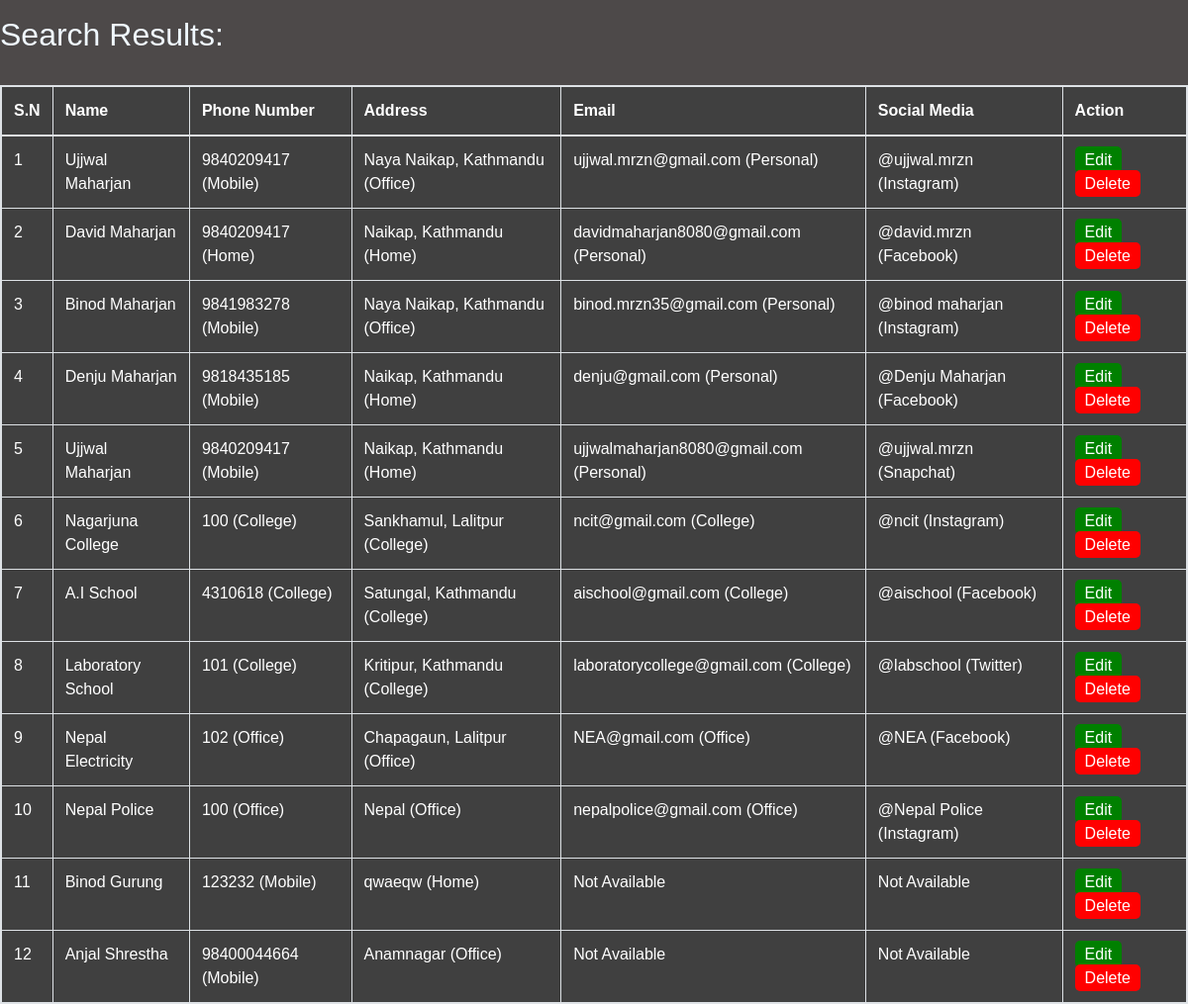
The app's page /all/ (signed in), older data.
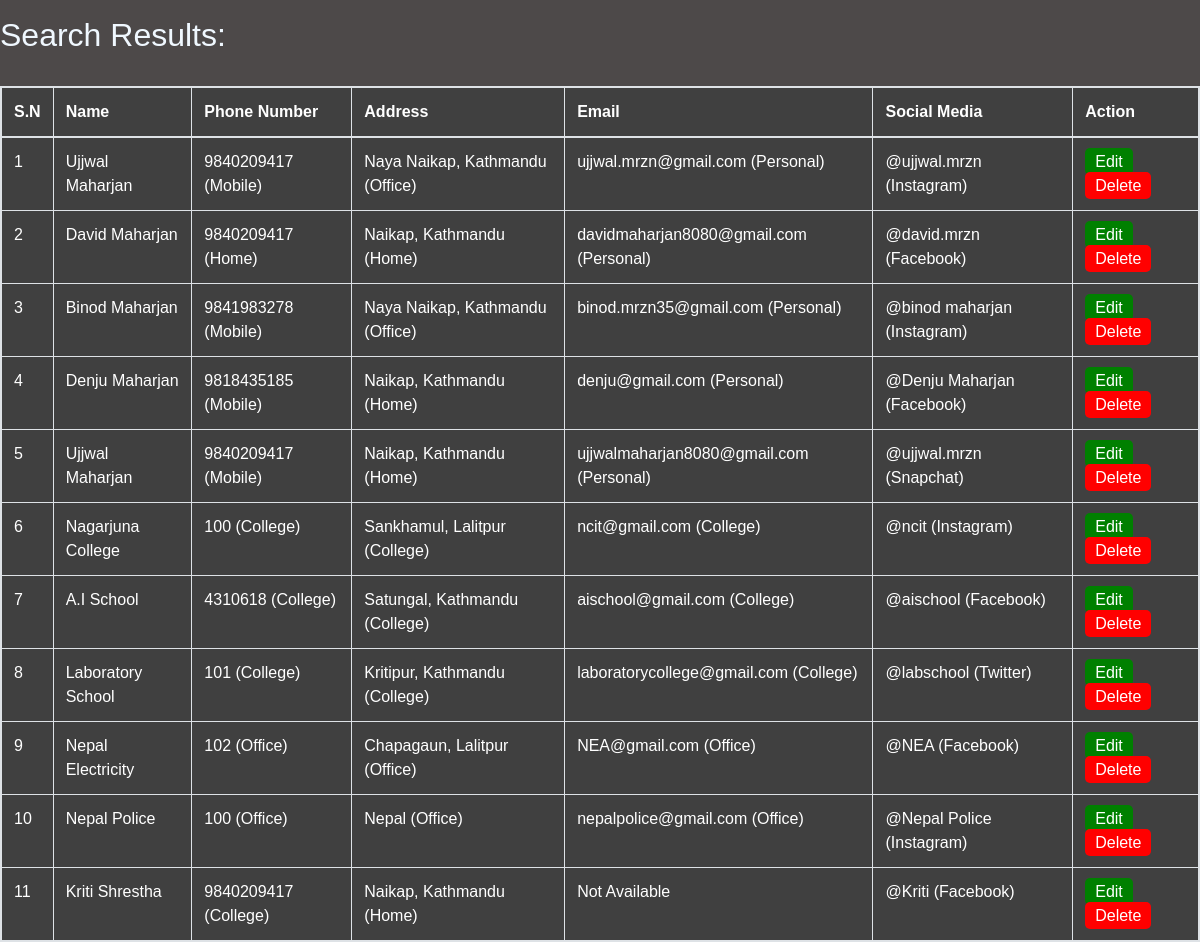
The same page, newer data.
### accounts/models.py (models this page shows, shortened)
class Person(models.Model):
    id = models.AutoField(primary_key=True)
    first_name = models.CharField(max_length=20 , null=True)
    last_name = models.CharField(max_length=15 , null=True)
    phone = models.ForeignKey(Phone, null=True , on_delete= models.SET_NULL)
    address = models.ForeignKey(Address, null=True , on_delete= models.SET_NULL)
    email = models.ForeignKey(Email, null=True , on_delete= models.SET_NULL)
    media = models.ForeignKey(SocialMedia, null=True , on_delete= models.SET_NULL)

class Phone(models.Model):
    TYPE = (
        ('Home' , 'Home'),
        ('Mobile' , 'Mobile'),
        ('Office' , 'Office'),
        ('College' , 'College'),
    )
    Number = models.IntegerField( null=True )
    Number_type = models.CharField(max_length=200 , null=True , choices=TYPE )

class Address(models.Model):
    TYPE = (
        ('Home' , 'Home'),
        ('Office' , 'Office'),
        ('College' , 'College')
    )
    Address = models.CharField(max_length=200 , null=True)
    Address_type= models.CharField(max_length=200 , null=True , choices=TYPE )
    def __str__(self):
        return str(self.Address)

class Email(models.Model):
    TYPE = (
        ('Home' , 'Home'),
        ('Personal' , 'Personal'),
        ('Office' , 'Office'),
        ('College' , 'College')
    )
    email = models.CharField(max_length=200 , null=True)
    email_type = models.CharField(max_length=200 , null=True , choices=TYPE )

class SocialMedia(models.Model):
    APP = (
        ('Facebook' , 'Facebook'),
        ('Instagram' , 'Instagram'),
        ('Twitter' , 'Twitter'),
        ('Linkdin' , 'Linkdlin'),
        ('Snapchat' , 'Snapchat'),
        ('WeChat' , 'WeChat'),
        ('Discord' , 'Discord'),
    )
    User_Name = models.CharField(max_length=200 , null=True)
    Linked_App = models.CharField(max_length=200 , null=True , choices=APP )

### accounts/views.py (the view)
# urls.py: path('all/', views.all),
@login_required(login_url='login')
def all(request):
    per = Person.objects.all()
    return render(request, 'accounts/all.html' , {'per' : per})

### accounts/templates/accounts/all.html (shortened to what this page needs)
{% extends 'accounts/search.html' %}
{% block content %}
<div class="cointainer my-3">
    <h2>Search Results:</h2>
<br>
        <div class="table table-bordered">
            <table>
                    <thead-light>
                    <tr>
                        <th scope="col">S.N</th>
                        <th scope="col">Name</th>
                        <th scope="col">Phone Number</th>
                        <th scope="col">Address</th>
                        <th scope="col">Email</th>
                        <th scope="col">Social Media</th>
                        <th scope="col">Action</th>
                    </tr>
                <tbody>
                    {% for person in per %}
                    <tr>
                        <td>
                            {{ forloop.counter }}
                        </td>
                        <td>
                            {% if person.first_name and person.last_name %}
                                {{ person.first_name }} {{ person.last_name }}
                            {% else %}
                               Not Available
                            {% endif %}
                        </td>
                        <td>
                            {% if person.phone.Number and person.phone.Number_type %}
                                {{ person.phone.Number }} ({{ person.phone.Number_type }})
                            {% else %}
                               Not Available
                            {% endif %}
                        </td>
                        <td>
                            {% if person.address and person.address.Address_type %}
                                {{ person.address }} ({{ person.address.Address_type}})
                            {% else %}
                               Not Available
                            {% endif %}
                        </td>
                        <td>
                            {% if person.email.email and person.email.email_type %}
                                {{ person.email.email }} ({{ person.email.email_type }})
                            {% else %}
                               Not Available
                            {% endif %}
                        </td>
                        <td>
                            {% if person.media.User_Name and person.media.Linked_App %}
                                @{{ person.media.User_Name }} ({{ person.media.Linked_App}})
                            {% else %}
                               Not Available
                            {% endif %}
                        </td>
                        <td><a href="{%url 'edit' person.id %}" style="background-color: green; color:
                        white; text-decoration: none; padding: 5px 10px; border-radius: 5px;">Edit</a>
                        <a href="{%url 'delete' person.id%}" style="background-color: red;
                        color: white; text-decoration: none; padding: 5px 10px; border-radius: 5px;">Delete</a></td>
                    </tr>
                    {% empty %}
                    <tr>
                        <td colspan="7" >No records found.</td>
                    </tr>
                    {% endfor %}
                </tbody>
            </table>
        </div>
    </div>
{% endblock %}

### accounts/templates/accounts/search.html (shortened to what this page needs)
{% load static %}
<!DOCTYPE html>
<html lang="en">
<head>
    <link rel="stylesheet" href="https://cdn.jsdelivr.net/npm/bootstrap@4.4.1/dist/css/bootstrap.min.css">
</head>
<body>
{% block content %}{% endblock %}
</body>
</html>

### accounts/templates/accounts/search.html (style rules this page uses)
* { margin: 0; padding: 0; font-family: sans-serif; box-sizing: border-box; }
body { display: flex; justify-content: center; align-items: middle; height: 100vh; background: rgb(77, 73, 73); }
h2 { color: aliceblue; }
table { color: #ffffff; background-color: #404040; }

Row changes from the older to the newer data that the page shows:
removed Person: first_name "Binod", last_name "Gurung", phone.Number "123232", phone.Number_type "Mobile", address "qwaeqw", address.Address_type "Home", shows "Not Available"
removed Person: first_name "Anjal", last_name "Shrestha", phone.Number "98400044664", phone.Number_type "Mobile", address "Anamnagar", address.Address_type "Office", shows "Not Available"
added Person: first_name "Kriti", last_name "Shrestha", phone.Number "9840209417", phone.Number_type "College", address "Naikap, Kathmandu", address.Address_type "Home", shows "Not Available", media.User_Name "Kriti", media.Linked_App "Facebook"
